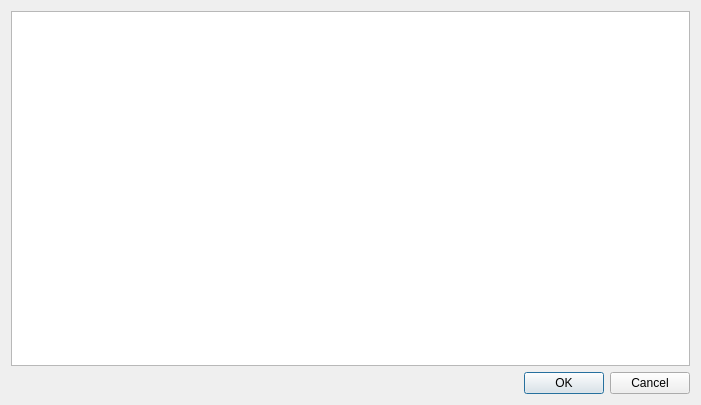
<?xml version="1.0" encoding="UTF-8"?>
<ui version="4.0">
 <class>ThumbnailDialog</class>
 <widget class="QDialog" name="ThumbnailDialog">
  <property name="geometry">
   <rect>
    <x>0</x>
    <y>0</y>
    <width>701</width>
    <height>405</height>
   </rect>
  </property>
  <property name="windowTitle">
   <string>Dialog</string>
  </property>
  <layout class="QVBoxLayout" name="verticalLayout">
   <item>
    <widget class="QListView" name="listView"/>
   </item>
   <item>
    <widget class="QDialogButtonBox" name="buttonBox">
     <property name="orientation">
      <enum>Qt::Horizontal</enum>
     </property>
     <property name="standardButtons">
      <set>QDialogButtonBox::Cancel|QDialogButtonBox::Ok</set>
     </property>
    </widget>
   </item>
  </layout>
 </widget>
 <resources/>
 <connections>
  <connection>
   <sender>buttonBox</sender>
   <signal>accepted()</signal>
   <receiver>ThumbnailDialog</receiver>
   <slot>accept()</slot>
   <hints>
    <hint type="sourcelabel">
     <x>248</x>
     <y>254</y>
    </hint>
    <hint type="destinationlabel">
     <x>157</x>
     <y>274</y>
    </hint>
   </hints>
  </connection>
  <connection>
   <sender>buttonBox</sender>
   <signal>rejected()</signal>
   <receiver>ThumbnailDialog</receiver>
   <slot>reject()</slot>
   <hints>
    <hint type="sourcelabel">
     <x>316</x>
     <y>260</y>
    </hint>
    <hint type="destinationlabel">
     <x>286</x>
     <y>274</y>
    </hint>
   </hints>
  </connection>
 </connections>
</ui>
